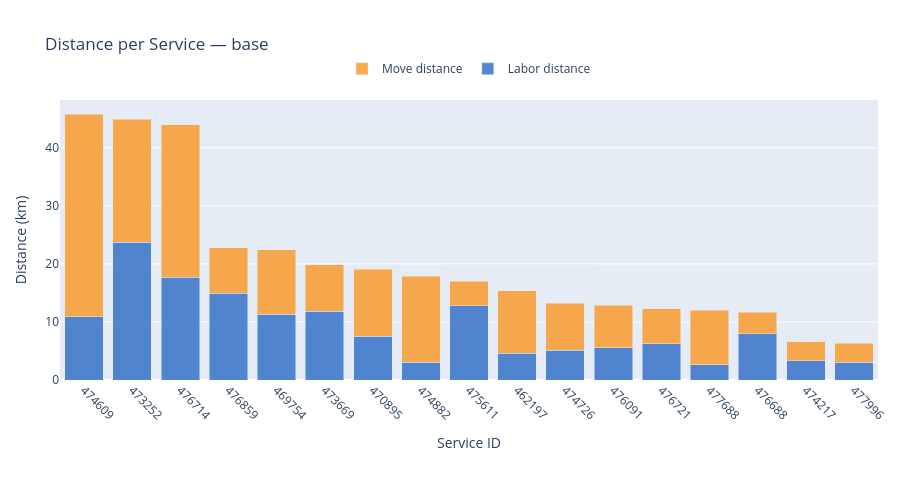
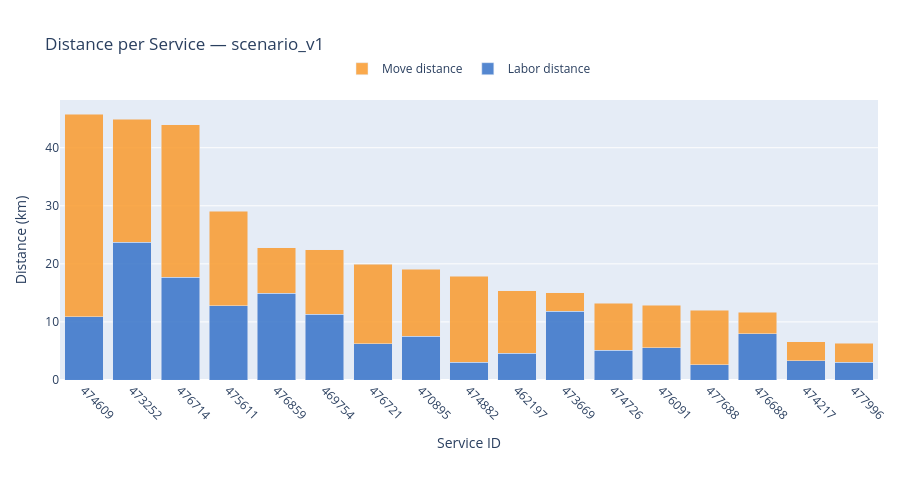

Here is the notebook cell these charts were saved with, in order:
### Code cell
# ── Distance per Service — one chart per scenario ────────────────────────────
for label, rows in zip(_scenario_set.labels, _scenario_set.rows_list):
    build_service_distance_figure(rows, _scenario_set.all_services, label).show()

### Figure 1 — Plotly figure (JSON) as saved in the notebook; plotly's stock layout.template omitted (floating-point values rounded to 4 significant figures)
{"data": [{"hoverinfo": "text", "hovertext": ["Service 474609<br>Labor: 10.86 km", "Service 473252<br>Labor: 23.69 km", "Service 476714<br>Labor: 17.66 km", "Service 476859<br>Labor: 14.92 km", "Service 469754<br>Labor: 11.35 km", "Service 473669<br>Labor: 11.81 km", "Service 470895<br>Labor: 7.57 km", "Service 474882<br>Labor: 3.04 km", "Service 475611<br>Labor: 12.79 km", "Service 462197<br>Labor: 4.64 km", "Service 474726<br>Labor: 5.14 km", "Service 476091<br>Labor: 5.59 km", "Service 476721<br>Labor: 6.28 km", "Service 477688<br>Labor: 2.67 km", "Service 476688<br>Labor: 7.95 km", "Service 474217<br>Labor: 3.28 km", "Service 477996<br>Labor: 3.04 km"], "marker": {"color": "rgba(55, 115, 200, 0.85)"}, "name": "Labor distance", "type": "bar", "x": ["474609", "473252", "476714", "476859", "469754", "473669", "470895", "474882", "475611", "462197", "474726", "476091", "476721", "477688", "476688", "474217", "477996"], "y": [10.86, 23.69, 17.66, 14.92, 11.35, 11.81, 7.57, 3.04, 12.79, 4.64, 5.14, 5.59, 6.28, 2.67, 7.95, 3.28, 3.04]}, {"hoverinfo": "text", "hovertext": ["Service 474609<br>Move: 34.95 km", "Service 473252<br>Move: 21.20 km", "Service 476714<br>Move: 26.32 km", "Service 476859<br>Move: 7.89 km", "Service 469754<br>Move: 11.09 km", "Service 473669<br>Move: 8.07 km", "Service 470895<br>Move: 11.51 km", "Service 474882<br>Move: 14.85 km", "Service 475611<br>Move: 4.23 km", "Service 462197<br>Move: 10.70 km", "Service 474726<br>Move: 8.10 km", "Service 476091<br>Move: 7.28 km", "Service 476721<br>Move: 5.99 km", "Service 477688<br>Move: 9.35 km", "Service 476688<br>Move: 3.72 km", "Service 474217<br>Move: 3.28 km", "Service 477996<br>Move: 3.27 km"], "marker": {"color": "rgba(250, 155, 45, 0.85)"}, "name": "Move distance", "type": "bar", "x": ["474609", "473252", "476714", "476859", "469754", "473669", "470895", "474882", "475611", "462197", "474726", "476091", "476721", "477688", "476688", "474217", "477996"], "y": [34.95, 21.2, 26.32, 7.89, 11.09, 8.07, 11.51, 14.85, 4.23, 10.7, 8.1, 7.28, 5.99, 9.35, 3.72, 3.28, 3.27]}], "layout": {"barmode": "stack", "height": 480, "hovermode": "x", "legend": {"orientation": "h", "x": 0.5, "xanchor": "center", "y": 1.06, "yanchor": "bottom"}, "margin": {"b": 100, "l": 60, "r": 20, "t": 100}, "title": {"text": "Distance per Service — base"}, "xaxis": {"tickangle": 45, "title": {"text": "Service ID"}}, "yaxis": {"title": {"text": "Distance (km)"}}}}

### Figure 2 — Plotly figure (JSON) as saved in the notebook; plotly's stock layout.template omitted (floating-point values rounded to 4 significant figures)
{"data": [{"hoverinfo": "text", "hovertext": ["Service 474609<br>Labor: 10.86 km", "Service 473252<br>Labor: 23.69 km", "Service 476714<br>Labor: 17.66 km", "Service 475611<br>Labor: 12.79 km", "Service 476859<br>Labor: 14.92 km", "Service 469754<br>Labor: 11.35 km", "Service 476721<br>Labor: 6.28 km", "Service 470895<br>Labor: 7.57 km", "Service 474882<br>Labor: 3.04 km", "Service 462197<br>Labor: 4.64 km", "Service 473669<br>Labor: 11.81 km", "Service 474726<br>Labor: 5.14 km", "Service 476091<br>Labor: 5.59 km", "Service 477688<br>Labor: 2.67 km", "Service 476688<br>Labor: 7.95 km", "Service 474217<br>Labor: 3.28 km", "Service 477996<br>Labor: 3.04 km"], "marker": {"color": "rgba(55, 115, 200, 0.85)"}, "name": "Labor distance", "type": "bar", "x": ["474609", "473252", "476714", "475611", "476859", "469754", "476721", "470895", "474882", "462197", "473669", "474726", "476091", "477688", "476688", "474217", "477996"], "y": [10.86, 23.69, 17.66, 12.79, 14.92, 11.35, 6.28, 7.57, 3.04, 4.64, 11.81, 5.14, 5.59, 2.67, 7.95, 3.28, 3.04]}, {"hoverinfo": "text", "hovertext": ["Service 474609<br>Move: 34.95 km", "Service 473252<br>Move: 21.20 km", "Service 476714<br>Move: 26.32 km", "Service 475611<br>Move: 16.27 km", "Service 476859<br>Move: 7.89 km", "Service 469754<br>Move: 11.09 km", "Service 476721<br>Move: 13.62 km", "Service 470895<br>Move: 11.51 km", "Service 474882<br>Move: 14.85 km", "Service 462197<br>Move: 10.70 km", "Service 473669<br>Move: 3.25 km", "Service 474726<br>Move: 8.10 km", "Service 476091<br>Move: 7.28 km", "Service 477688<br>Move: 9.35 km", "Service 476688<br>Move: 3.72 km", "Service 474217<br>Move: 3.28 km", "Service 477996<br>Move: 3.27 km"], "marker": {"color": "rgba(250, 155, 45, 0.85)"}, "name": "Move distance", "type": "bar", "x": ["474609", "473252", "476714", "475611", "476859", "469754", "476721", "470895", "474882", "462197", "473669", "474726", "476091", "477688", "476688", "474217", "477996"], "y": [34.95, 21.2, 26.32, 16.27, 7.89, 11.09, 13.62, 11.51, 14.85, 10.7, 3.25, 8.1, 7.28, 9.35, 3.72, 3.28, 3.27]}], "layout": {"barmode": "stack", "height": 480, "hovermode": "x", "legend": {"orientation": "h", "x": 0.5, "xanchor": "center", "y": 1.06, "yanchor": "bottom"}, "margin": {"b": 100, "l": 60, "r": 20, "t": 100}, "title": {"text": "Distance per Service — scenario_v1"}, "xaxis": {"tickangle": 45, "title": {"text": "Service ID"}}, "yaxis": {"title": {"text": "Distance (km)"}}}}
